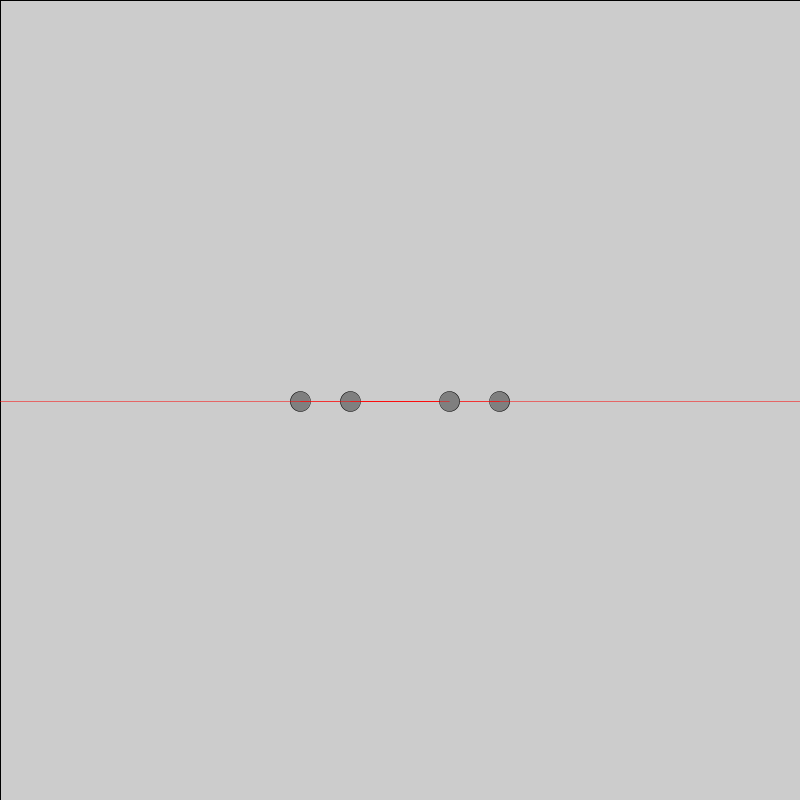
Frame 1 (no input)
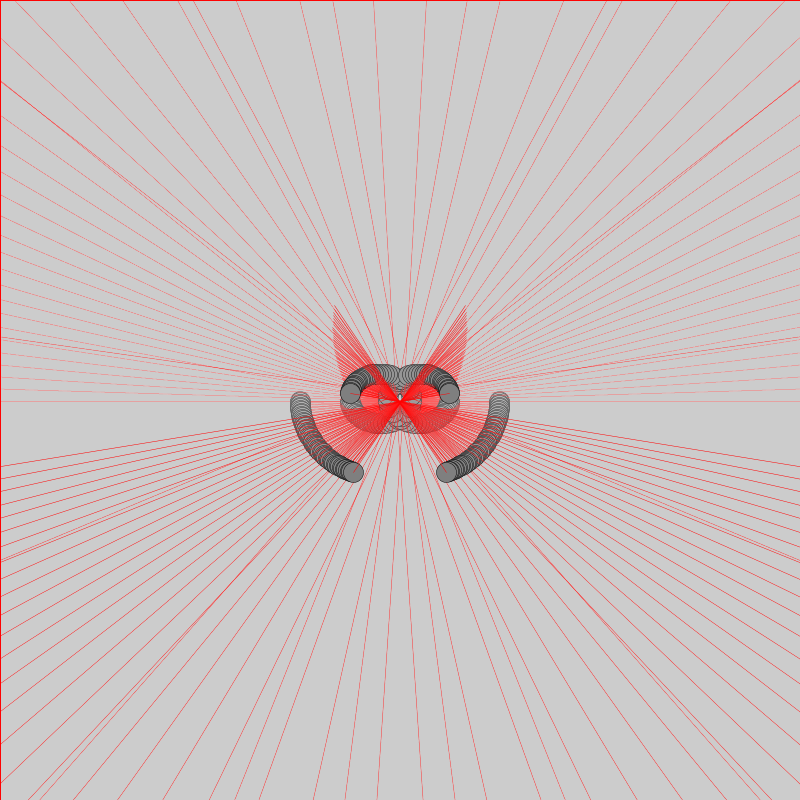
Frame 60 (the mouse pressed at the canvas centre just before this capture)
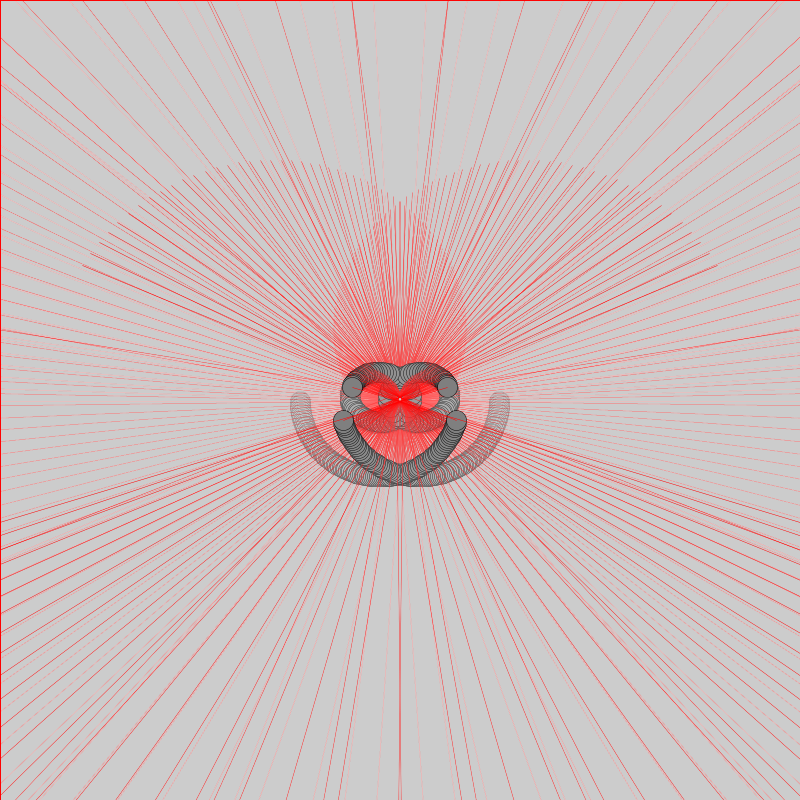
Frame 120 (the mouse held since frame 60 and released just before this capture)

The Processing sketch that drew these frames (run headless with seeded random() and noise(); from frame 60 on, the mouse is pressed at the canvas centre):

// Processing sketch: multiorbit
// ── multiorbit.pde
// The Nature of Code
// Daniel Shiffman
// http://natureofcode.com

ArrayList<Mover> movers = new ArrayList<Mover>();


void setup() {
  size(800,800);
  movers.add(new Mover(new PVector ((width/2)-100, height/2)));
  movers.add(new Mover(new PVector ((width/2)+100, height/2)));
  movers.add(new Mover(new PVector ((width/2)-50, height/2)));
  movers.add(new Mover(new PVector ((width/2)+50, height/2)));  
} 

void draw() {
 // background(255);
  fill(255,2);
  rect(0,0,width,height);
  
  for (Mover mover: movers){
  mover.update();
  mover.checkEdges();
  mover.display(); 
    
  }

}  
  


// ── Mover.pde
// The Nature of Code
// Daniel Shiffman
// http://natureofcode.com

class Mover {

  PVector location;
  PVector velocity;
  PVector acceleration;
  PVector vdisp;
  float G = 10;
  float mass = 30;
  
  
  

  Mover(PVector l) {
    location = l;
    velocity = new PVector(0, 1.5);
    acceleration = new PVector();
    vdisp = new PVector();
  }
  

  void update() {
    PVector delta;
    delta = new PVector(width/2, height/2);
    delta.sub(location);
    float r = delta.mag();
    float f = G*mass/(r*r);
    delta.normalize();
    delta.mult(f);

    acceleration = delta;
    velocity.add(delta); //<>//
    velocity.limit(8);
    location.add(velocity);
    
  }
  int c = 0;
  void display() {
    stroke(0);
    strokeWeight(0.5);

    fill(127);
    ellipse(location.x, location.y, 20, 20);
    // draw velocity vector
    vdisp = velocity.get();
    vdisp.mult(10.0);
    vdisp.add(location);
    //  line(location.x, location.y, vdisp.x, vdisp.y);
    //draw acceleration vector
    stroke(255, 0, 0);
    vdisp = acceleration.get();
    vdisp.mult(5000.0);
    vdisp.add(location);
    line(location.x, location.y, vdisp.x, vdisp.y);
  }

  void checkEdges() {

    if (location.x > width) {
      location.x = 0;
    } 
    else if (location.x < 0) {
      location.x = width;
    }

    if (location.y > height) {
      location.y = 0;
    } 
    else if (location.y < 0) {
      location.y = height;
    }
  }
}
